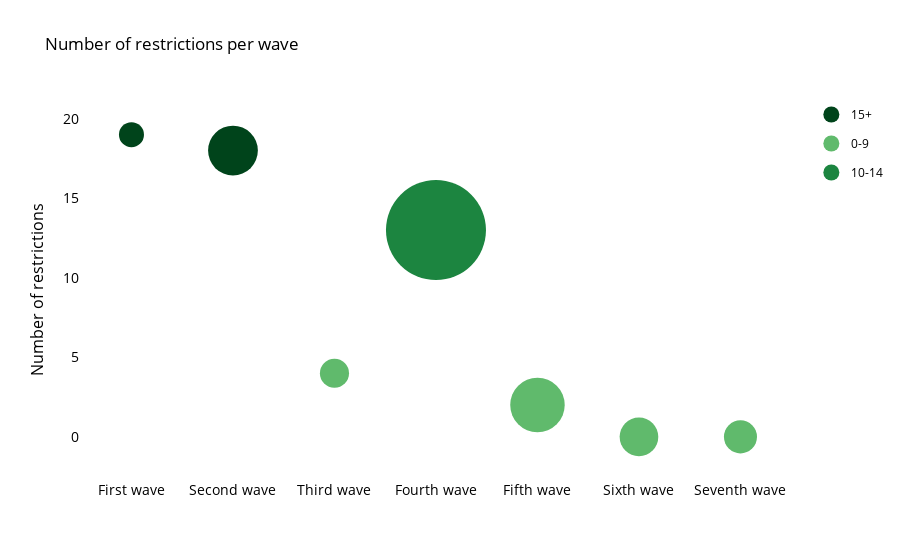

Notebook cell for this chart:
### Markdown cell above
# Graph: Number of restrictions / wave

### Code cell
fig_num_restrictions_wave = go.Figure(layout=transparent_layout)

color_map = {
    '15+': primary_colors[-1],
    '10-14': primary_colors[-2],
    '0-9': primary_colors[-3]
}
legend_desc = ['15+', '10-14', '0-9']

# Keep track of the legend groups that have been added
legend_groups_added = set()

for index, row in df_waves.iterrows():
    v = row['wave_counts']
    legend_desc_selected = legend_desc[0] if v > 14 else (legend_desc[1] if v > 9 else legend_desc[2])
    
    # Set showlegend to True for the first entry of each legend group and False for all subsequent entries
    showlegend = legend_desc_selected not in legend_groups_added
    legend_groups_added.add(legend_desc_selected)
    hover_text = f"""From {row['start'].strftime('%b %d, %Y')} until {row['end'].strftime('%b %d, %Y')}
    <br>New cases: {row['new_cases']:,.0f}
    """
    
    fig_num_restrictions_wave.add_trace(go.Scatter(
        x=(index,), y=(v, ),
        name=legend_desc_selected,
        legendgroup=legend_desc_selected,
        mode='markers',
        text=(hover_text, ),
        hovertemplate='%{text}<br>Restrictions: %{y}<extra></extra>',
        hoverlabel={'font': {'color': 'white'}, 'bordercolor': 'white'},
        marker_size=row['scaled_cases_blob'],
        marker_color=color_map[legend_desc_selected],
        showlegend=showlegend
    ))

fig_num_restrictions_wave.update_layout(
    title='Number of restrictions per wave',
    xaxis_tickfont_size=14,
    yaxis=dict(
        title='Number of restrictions',
        titlefont_size=16,
        tickfont_size=14,
        fixedrange=True
    ),
    xaxis=dict(
        fixedrange=True
    ),
    showlegend=True
)

fig_num_restrictions_wave.show()

### Figure 1 — Plotly figure (JSON) as saved in the notebook; plotly's stock layout.template omitted (floating-point values rounded to 4 significant figures)
{"data": [{"hoverlabel": {"bordercolor": "white", "font": {"color": "white"}}, "hovertemplate": "%{text}<br>Restrictions: %{y}<extra></extra>", "legendgroup": "15+", "marker": {"color": "rgba(0.0, 0.26666666666666666, 0.10588235294117647, 1.0)", "size": 25}, "mode": "markers", "name": "15+", "showlegend": true, "text": ["From Feb 27, 2020 until Jun 19, 2020\n    <br>New cases: 31,234\n    "], "type": "scatter", "x": ["First wave"], "y": [19]}, {"hoverlabel": {"bordercolor": "white", "font": {"color": "white"}}, "hovertemplate": "%{text}<br>Restrictions: %{y}<extra></extra>", "legendgroup": "15+", "marker": {"color": "rgba(0.0, 0.26666666666666666, 0.10588235294117647, 1.0)", "size": 49.78}, "mode": "markers", "name": "15+", "showlegend": false, "text": ["From Oct 06, 2020 until Jun 23, 2021\n    <br>New cases: 646,346\n    "], "type": "scatter", "x": ["Second wave"], "y": [18]}, {"hoverlabel": {"bordercolor": "white", "font": {"color": "white"}}, "hovertemplate": "%{text}<br>Restrictions: %{y}<extra></extra>", "legendgroup": "0-9", "marker": {"color": "rgba(0.3764705882352941, 0.7301806997308727, 0.42429834678969625, 1.0)", "size": 29.15}, "mode": "markers", "name": "0-9", "showlegend": true, "text": ["From Aug 09, 2021 until Oct 19, 2021\n    <br>New cases: 134,230\n    "], "type": "scatter", "x": ["Third wave"], "y": [4]}, {"hoverlabel": {"bordercolor": "white", "font": {"color": "white"}}, "hovertemplate": "%{text}<br>Restrictions: %{y}<extra></extra>", "legendgroup": "10-14", "marker": {"color": "rgba(0.10818915801614765, 0.5201845444059976, 0.24982698961937716, 1.0)", "size": 100}, "mode": "markers", "name": "10-14", "showlegend": true, "text": ["From Oct 30, 2021 until Feb 26, 2022\n    <br>New cases: 1,892,660\n    "], "type": "scatter", "x": ["Fourth wave"], "y": [13]}, {"hoverlabel": {"bordercolor": "white", "font": {"color": "white"}}, "hovertemplate": "%{text}<br>Restrictions: %{y}<extra></extra>", "legendgroup": "0-9", "marker": {"color": "rgba(0.3764705882352941, 0.7301806997308727, 0.42429834678969625, 1.0)", "size": 54.5}, "mode": "markers", "name": "0-9", "showlegend": false, "text": ["From Feb 27, 2022 until Apr 10, 2022\n    <br>New cases: 763,471\n    "], "type": "scatter", "x": ["Fifth wave"], "y": [2]}, {"hoverlabel": {"bordercolor": "white", "font": {"color": "white"}}, "hovertemplate": "%{text}<br>Restrictions: %{y}<extra></extra>", "legendgroup": "0-9", "marker": {"color": "rgba(0.3764705882352941, 0.7301806997308727, 0.42429834678969625, 1.0)", "size": 38.65}, "mode": "markers", "name": "0-9", "showlegend": false, "text": ["From Jun 02, 2022 until Aug 30, 2022\n    <br>New cases: 370,025\n    "], "type": "scatter", "x": ["Sixth wave"], "y": [0]}, {"hoverlabel": {"bordercolor": "white", "font": {"color": "white"}}, "hovertemplate": "%{text}<br>Restrictions: %{y}<extra></extra>", "legendgroup": "0-9", "marker": {"color": "rgba(0.3764705882352941, 0.7301806997308727, 0.42429834678969625, 1.0)", "size": 33.08}, "mode": "markers", "name": "0-9", "showlegend": false, "text": ["From Sep 26, 2022 until Nov 30, 2022\n    <br>New cases: 231,794\n    "], "type": "scatter", "x": ["Seventh wave"], "y": [0]}], "layout": {"font": {"color": "black", "family": "Open Sans"}, "paper_bgcolor": "rgba(0,0,0,0)", "plot_bgcolor": "rgba(0,0,0,0)", "showlegend": true, "title": {"text": "Number of restrictions per wave"}, "xaxis": {"fixedrange": true, "tickfont": {"size": 14}}, "yaxis": {"fixedrange": true, "tickfont": {"size": 14}, "title": {"font": {"size": 16}, "text": "Number of restrictions"}}}}
